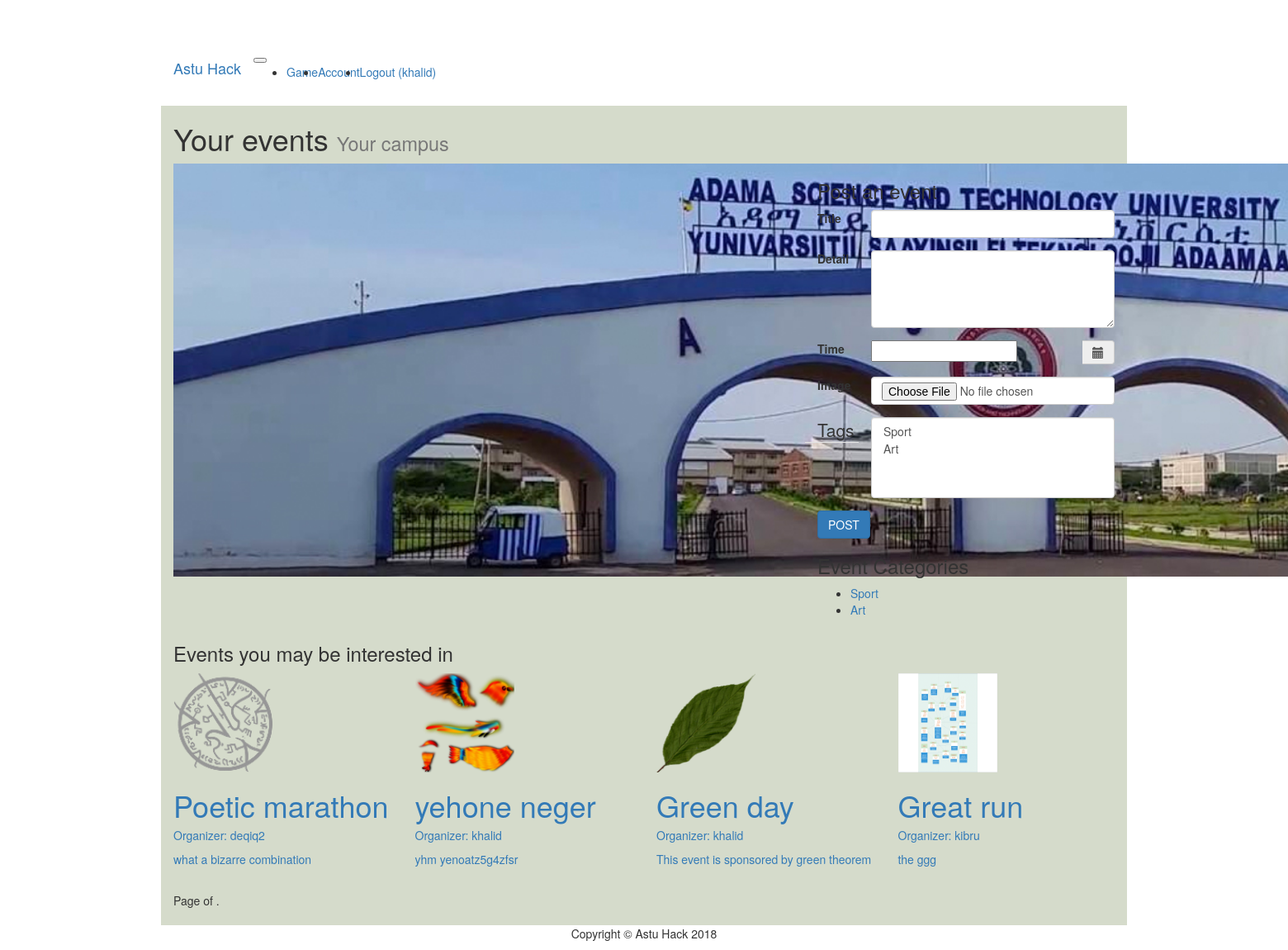
The app's page /events/2/ (signed in) with its own data.
### events/models.py (models this page shows, shortened)
class Category(models.Model):
    name = models.CharField(max_length=30, unique=True)
    description = models.CharField(max_length=100, null=True)
    def __str__(self):
        return self.name

class Event(models.Model):
    title = models.CharField(max_length=30)
    detail = models.CharField(max_length=255)
    event_datetime = models.DateTimeField()
    featured = models.BooleanField(default=False)
    last_updated = models.DateTimeField(auto_now_add=True)
    created_at = models.DateTimeField(auto_now_add=True)
    created_by = models.ForeignKey(User, related_name='topics',on_delete=models.CASCADE)

### events/views.py (the view)
# urls.py: path('<int:category_id>/', views.category, name='category'),
def category(request, category_id):
	thisc = Category.objects.filter(id=category_id)[0]
	if Event.objects.filter(featured=True).count()!=0:
		featured = Event.objects.filter(featured=True)[0]
	else:
		featured = None
	c = Category.objects.all()
	ids = EventTag.objects.filter(category = thisc).values_list('event', flat=True)
	my_models = Event.objects.filter(pk__in=set(ids))
	context = {'categories' : c,'events': my_models}
	return render(request, 'index.html',context)

### templates/index.html (shortened to what this page needs)
{% extends 'base.html' %}
{% block content %}
{% load static %}
    {% if user.profile %}
      <h1 class="my-4">Your events
        <small>Your campus</small>
      </h1>
      <div class="row">
        <div class="col-md-8">
        {% if featured != None %}
          <img class="img-fluid" src="{% static 'img/astugate.jpg' %}" style="height: 500px" alt="">
          {% else %}
          <img class="img-fluid" src="{% static 'img/astugate.jpg' %}" style="height: 500px" alt="">
        {% endif %}
        </div>
        <div class="col-md-4">
          {% if user.profile.organizer %}
          <h3 class="my-3">Post an event</h3>
          <form action="{% url 'events:event' %}" enctype="multipart/form-data" method="post">
              <div class="form-group row">
                <label for="inputEmail3" class="col-sm-2 col-form-label">Title</label>
                <div class="col-sm-10">
                  <input type="text" name="title" class="form-control" id="inputEmail3" required>
                </div>
              </div>
              <div class="form-group row">
                <label for="inputPassword3" class="col-sm-2 col-form-label">Detail</label>
                <div class="col-sm-10">
                  <textarea class="form-control" name="detail" id="inputPassword3" name="detail" rows="4" required></textarea>
                </div>
              </div>
              <div class="form-group row">
                <label for="inputPassword3" class="col-sm-2 col-form-label">Time</label>
                <div class="col-sm-10">
                  <div class='input-group date' id='datetimepicker1'>
                        <input name="datetime" type='text'  />
                        <span class="input-group-addon">
                            <span class="glyphicon glyphicon-calendar"></span>
                        </span>
                  </div>
                </div>
              </div>
              <div class="form-group row">
                <label for="inputPassword3" class="col-sm-2 col-form-label">Image</label>
                <div class="col-sm-10">
                  <input class="form-control" type="file" name="myimage" required>
                </div>
              </div>
              <fieldset class="form-group">
                <div class="row">
                  <legend class="col-form-label col-sm-2 pt-0">Tags</legend>
                  <div class="col-sm-10">
                    <select multiple name="categories"  class="form-control" required>
                    {% for i in categories %}
                      <option value="{{i.id}}">{{i }}</option>
                    {% endfor %}
                  </select>
                  </div>
                </div>
              </fieldset>
              <div class="form-group row">
                <div class="col-sm-10">
                  <button type="submit" class="btn btn-primary">POST</button>
                </div>
              </div>
            </form>
          {% endif %}
          <h3 class="my-3">Event Categories</h3>
          <ul>
            {% for i in categories %}
            <li> <a href="{% url 'events:category' category_id=i.id %}">{{i}}</a> </li>
             {% endfor %}
          </ul>
        </div>
      </div>
      <h3 class="my-4">Events you may be interested in</h3>
      <div class="row">
        {% for i in events %}
        <div class="col-md-3 col-sm-6 mb-4">
          <a href="#">
            <img class="img-fluid" style="height: 120px; width: 120px;" src="{% url 'secureImage' path='event' id=i.id %}" alt="">
            <h1>{{i.title}}</h1>
            <h5>Organizer: {{i.created_by.username}}</h5>
            <p>{{i.detail}}</p>
          </a>
        </div>
        {% endfor %}
        <div class="col-md-12 col-sm-12 mb-12">
          <div class="pagination">
            <span class="step-links">
                <span class="current">
                    Page {{ events.number }} of {{ events.paginator.num_pages }}.
                </span>
            </span>
        </div>
      </div>
      </div>
      {% else %}
      <h1 class="my-4">Please complete your registration
        <small> <a href="{% url 'accounts:myaccount' %}">Click here</a>  </small>
      </h1>
      {% endif %}
{% endblock %}

### templates/base.html (shortened to what this page needs)
<!DOCTYPE html>
<html lang="en">
  <head>
    {% load static %}
    <link rel="stylesheet" href="{% static 'bower_components/bootstrap/dist/css/bootstrap.min.css' %}" />
    <link rel="stylesheet" href="{% static 'bower_components/eonasdan-bootstrap-datetimepicker/build/css/bootstrap-datetimepicker.min.css' %}" />
    <link rel="stylesheet" href="{% static 'bower_components/glyphicons/styles/glyphicons.css' %}" />
    <link href="{% static 'css/style.css' %}" rel="stylesheet">
  </head>
  <body>
    <nav class="navbar navbar-expand-lg navbar-dark bg-dark fixed-top">
      <div class="container">
        <a class="navbar-brand" href="{% url 'index' %}">Astu Hack</a>
        <button class="navbar-toggler" type="button" data-toggle="collapse" data-target="#navbarResponsive" aria-controls="navbarResponsive" aria-expanded="false" aria-label="Toggle navigation">
        </button>
        <div class="collapse navbar-collapse" id="navbarResponsive">
          <ul class="navbar-nav ml-auto">
            <li class="nav-item ">
              <a class="nav-link" href="{% url 'events:game' %}">Game
              </a>
            </li>
            {% if user.is_authenticated %}
            <li class="nav-item">
              <a class="nav-link" href="{% url 'accounts:myaccount' %}">Account</a>
            </li>
            <li class="nav-item">
              <a class="nav-link" href="{% url 'accounts:logout' %}?next=/">Logout ({{user.username}})</a>
            </li>
            {% else %}
            <li class="nav-item">
              <a class="nav-link" href="{% url 'register' %}">Join</a>
            </li>
            {% endif %}
          </ul>
        </div>
      </div>
    </nav>
    <div class="container main-content">
  {% block content %}
  {% endblock %}
    </div>
    <footer class="py-5 bg-dark">
      <div class="container">
        <p class="m-0 text-center text-white">Copyright &copy; Astu Hack 2018</p>
      </div>
    </footer>
  </body>
</html>

### staticfiles/css/style.css (style rules this page uses)
body { padding-top: 54px; }
@media (min-width: 992px) { body { padding-top: 56px; } }
.main-content { background-color: #d5dbcb; }

### records on screen
Category: {{ i.id }} 1 (drawn), name "Sport"
Category: {{ i.id }} 2 (drawn), name "Art"
Event: title "Poetic marathon", created_by.username "deqiq2", detail "what a bizarre combination"
Event: title "yehone neger", created_by.username "khalid", detail "yhm yenoatz5g4zfsr"
Event: title "Green day", created_by.username "khalid", detail "This event is sponsored by green theorem"
Event: title "Great run", created_by.username "kibru", detail "the ggg"

### other values on screen
{{ user.username }} "khalid"
